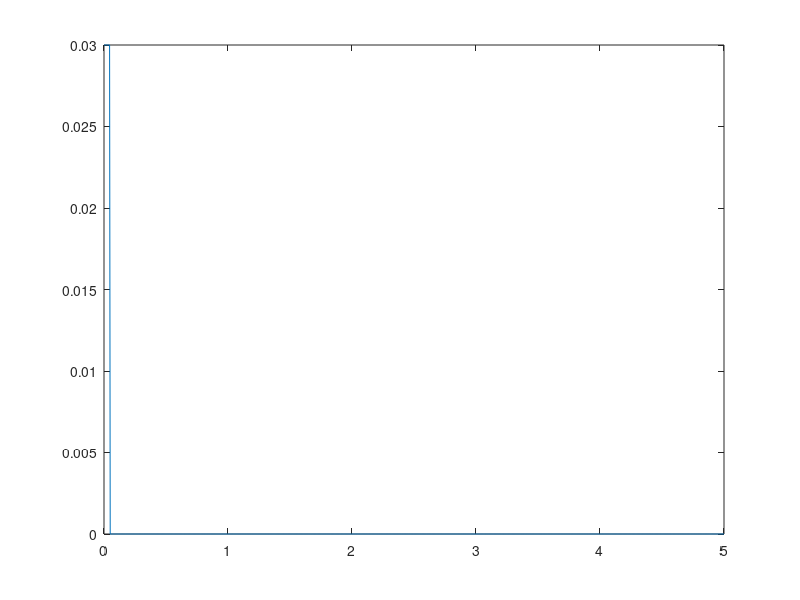

The MATLAB script that drew this image:
%SYDE 351 Final Projct 
%Group 27
%Task 4a

%Assumptions: 
%   1) The floor signal starts flat for 2m
%   2) Each wheel recieves the signal 
%   3) The signal will represent the vertical displacement of the wheel 
%   4) The wheel is assumed to be rigid 

%floor dimensions given in m
threshold_width = 0.05;
threshold_height = 0.03;
floor_length = 5;
start_distance = 0;

%find square wave parameters
% duty_cycle = threshold_width/(floor_length - start_distance)*100;

%create the plot
%x = 0:0.000001:floor_length;
%y = threshold_height*square((x - start_distance), duty_cycle) + threshold_height;
%plot (x,y)

x = linspace(0, floor_length, 1000);
y = zeros(size(x));

for i = 1:size(y, 2)
    if ((start_distance <= x(i)) && (x(i) <= start_distance + threshold_width))
        y(i) = threshold_height;
    else
        y(i) = 0;    
    end
end

plot(x, y);


% 
% syms x;
% y = piecewise((x<start_distance), 0,(start_distance<x)&(x<start_distance+threshold_width),threshold_height, (x>start_distance+threshold_width)&(x<floor_length), 0);
% fplot (x,y)